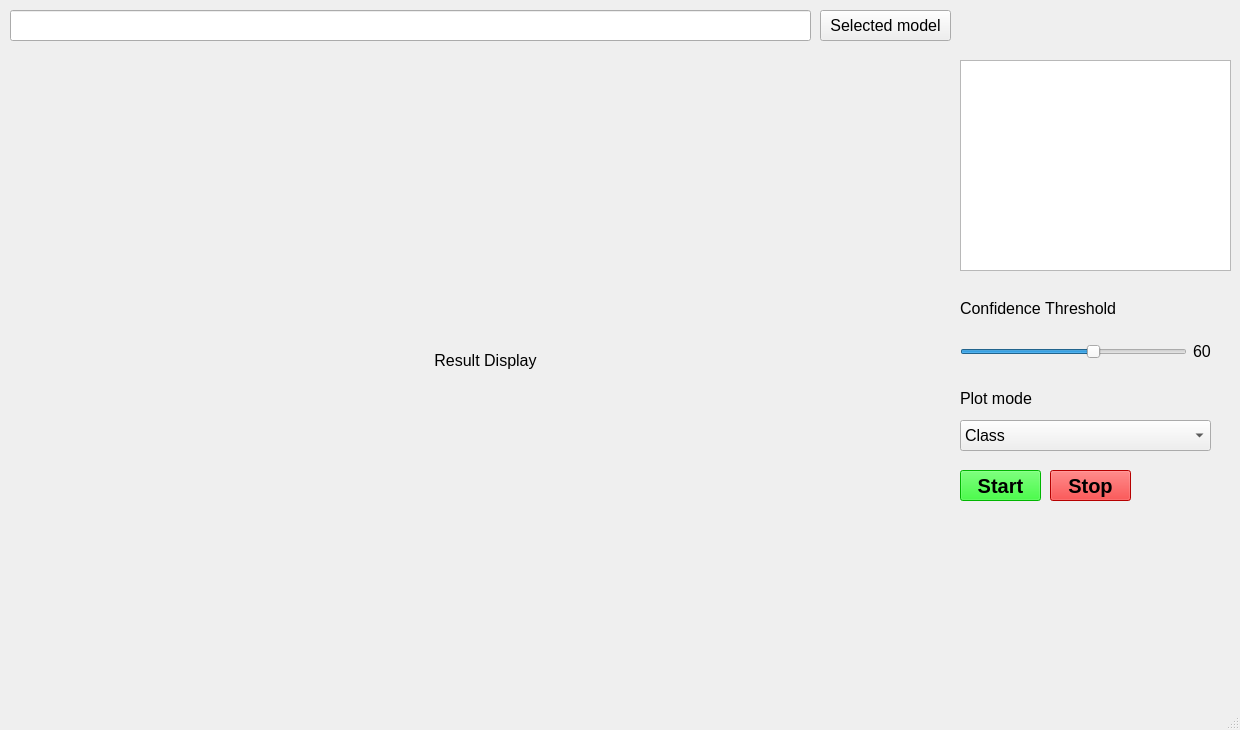
<?xml version="1.0" encoding="UTF-8"?>
<ui version="4.0">
 <class>MainWindow</class>
 <widget class="QMainWindow" name="MainWindow">
  <property name="geometry">
   <rect>
    <x>0</x>
    <y>0</y>
    <width>1240</width>
    <height>730</height>
   </rect>
  </property>
  <property name="font">
   <font>
    <pointsize>12</pointsize>
   </font>
  </property>
  <property name="windowTitle">
   <string>MainWindow</string>
  </property>
  <widget class="QWidget" name="centralwidget">
   <widget class="QPushButton" name="Loadmodelbt">
    <property name="geometry">
     <rect>
      <x>820</x>
      <y>10</y>
      <width>131</width>
      <height>31</height>
     </rect>
    </property>
    <property name="text">
     <string>Selected model</string>
    </property>
   </widget>
   <widget class="QLabel" name="resultdisplay">
    <property name="geometry">
     <rect>
      <x>20</x>
      <y>60</y>
      <width>931</width>
      <height>601</height>
     </rect>
    </property>
    <property name="text">
     <string>Result Display</string>
    </property>
    <property name="alignment">
     <set>Qt::AlignCenter</set>
    </property>
   </widget>
   <widget class="QPlainTextEdit" name="resulttext">
    <property name="geometry">
     <rect>
      <x>960</x>
      <y>60</y>
      <width>271</width>
      <height>211</height>
     </rect>
    </property>
    <property name="font">
     <font>
      <pointsize>10</pointsize>
     </font>
    </property>
   </widget>
   <widget class="QWidget" name="verticalLayoutWidget">
    <property name="geometry">
     <rect>
      <x>960</x>
      <y>290</y>
      <width>251</width>
      <height>80</height>
     </rect>
    </property>
    <layout class="QVBoxLayout" name="verticalLayout">
     <item>
      <widget class="QLabel" name="label">
       <property name="text">
        <string>Confidence Threshold</string>
       </property>
      </widget>
     </item>
     <item>
      <layout class="QHBoxLayout" name="horizontalLayout">
       <item>
        <widget class="QSlider" name="conf_slider">
         <property name="minimum">
          <number>1</number>
         </property>
         <property name="maximum">
          <number>100</number>
         </property>
         <property name="value">
          <number>60</number>
         </property>
         <property name="orientation">
          <enum>Qt::Horizontal</enum>
         </property>
        </widget>
       </item>
       <item>
        <widget class="QLabel" name="label_2">
         <property name="text">
          <string>60</string>
         </property>
        </widget>
       </item>
      </layout>
     </item>
    </layout>
   </widget>
   <widget class="QComboBox" name="plotmode">
    <property name="geometry">
     <rect>
      <x>960</x>
      <y>420</y>
      <width>251</width>
      <height>31</height>
     </rect>
    </property>
    <item>
     <property name="text">
      <string>Class</string>
     </property>
    </item>
    <item>
     <property name="text">
      <string>Class and Confidence</string>
     </property>
    </item>
    <item>
     <property name="text">
      <string>Count</string>
     </property>
    </item>
   </widget>
   <widget class="QLabel" name="label_3">
    <property name="geometry">
     <rect>
      <x>960</x>
      <y>380</y>
      <width>249</width>
      <height>36</height>
     </rect>
    </property>
    <property name="text">
     <string>Plot mode</string>
    </property>
   </widget>
   <widget class="QPushButton" name="startbt">
    <property name="geometry">
     <rect>
      <x>960</x>
      <y>470</y>
      <width>81</width>
      <height>31</height>
     </rect>
    </property>
    <property name="font">
     <font>
      <pointsize>15</pointsize>
      <weight>75</weight>
      <bold>true</bold>
     </font>
    </property>
    <property name="styleSheet">
     <string notr="true">background-color: rgb(0, 255, 0);</string>
    </property>
    <property name="text">
     <string>Start</string>
    </property>
   </widget>
   <widget class="QPushButton" name="stopbt">
    <property name="geometry">
     <rect>
      <x>1050</x>
      <y>470</y>
      <width>81</width>
      <height>31</height>
     </rect>
    </property>
    <property name="font">
     <font>
      <pointsize>15</pointsize>
      <weight>75</weight>
      <bold>true</bold>
     </font>
    </property>
    <property name="styleSheet">
     <string notr="true">background-color: rgb(255, 0, 0);</string>
    </property>
    <property name="text">
     <string>Stop</string>
    </property>
   </widget>
   <widget class="QLineEdit" name="dir_show">
    <property name="geometry">
     <rect>
      <x>10</x>
      <y>10</y>
      <width>801</width>
      <height>31</height>
     </rect>
    </property>
    <property name="font">
     <font>
      <pointsize>10</pointsize>
     </font>
    </property>
    <property name="text">
     <string/>
    </property>
   </widget>
  </widget>
  <widget class="QMenuBar" name="menubar">
   <property name="geometry">
    <rect>
     <x>0</x>
     <y>0</y>
     <width>1240</width>
     <height>27</height>
    </rect>
   </property>
  </widget>
  <widget class="QStatusBar" name="statusbar"/>
 </widget>
 <resources/>
 <connections>
  <connection>
   <sender>conf_slider</sender>
   <signal>valueChanged(int)</signal>
   <receiver>label_2</receiver>
   <slot>setNum(int)</slot>
   <hints>
    <hint type="sourcelabel">
     <x>1055</x>
     <y>356</y>
    </hint>
    <hint type="destinationlabel">
     <x>1181</x>
     <y>360</y>
    </hint>
   </hints>
  </connection>
 </connections>
</ui>
